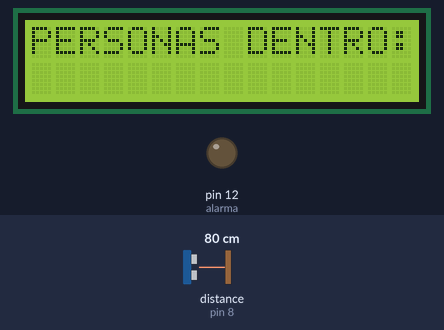
This sketch was run on a simulated Arduino Uno, built with avr-gcc and run on an emulated ATmega328P. Shown: 16×2 character LCD, output pins drawn as LEDs (lit = HIGH). Wiring (inferred from the names in the program): ultrasonic range finder: trigger pin 9; echo pin 8. The inputs (shaded band) are chosen by the test bench; at power-on: distance to the obstacle (sensor on pin 8) 80 cm. The echo pulse lasts 58.3 µs per cm; pins used as bus, display or sensor lines are not drawn; what the sketch prints to the serial monitor is not drawn.

Above: at 1.2 s.
1.3 s: distance to the obstacle (sensor on pin 8) set to 12 cm
3.2 s: distance to the obstacle (sensor on pin 8) set to 9 cm
At 4.9 s:
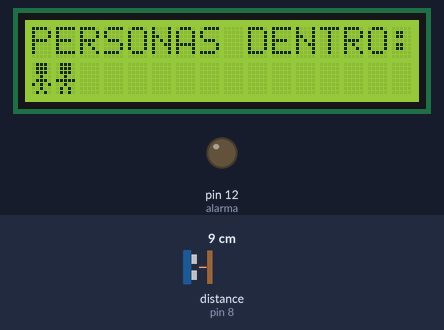
At 5.9 s:
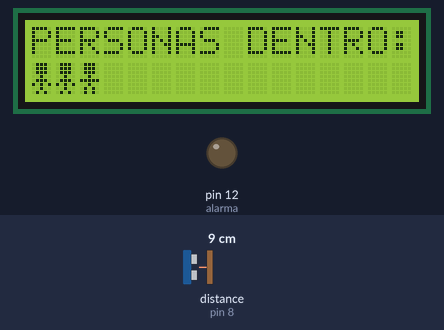
6.2 s: distance to the obstacle (sensor on pin 8) set to 5 cm
7.7 s: distance to the obstacle (sensor on pin 8) set to 9 cm
At 8.9 s:
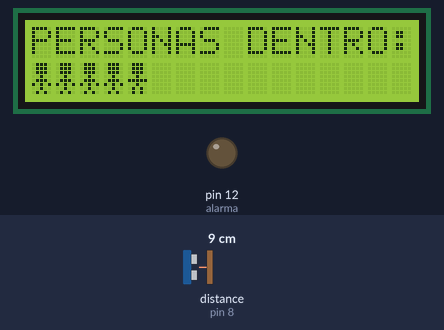
10.7 s: distance to the obstacle (sensor on pin 8) set to 2 cm
12.2 s: distance to the obstacle (sensor on pin 8) set to 9 cm
At 13.7 s:
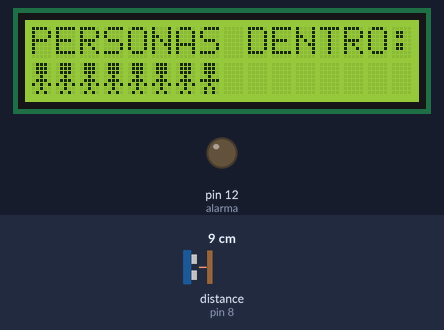
Timing chart, 0 to 15.2 s (numbered marks = the images above; inputs shaded):
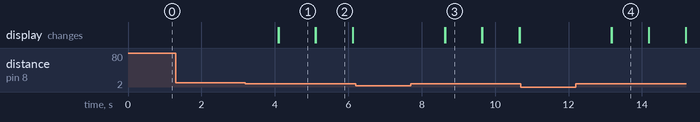

Measured:
- the behaviour switches between 11 and 10 cm on distance to the obstacle (sensor on pin 8) (found by bisection; images 0 and 1)
- after the input at 1.3 s, every drawn part: stays the same
- after the input at 3.2 s, the display: first changes after 0.89 s (image 1 shows a later state)
- after the input at 6.2 s, every drawn part: stays the same
- after the input at 7.7 s, the display: first changes after 0.93 s (image 3 shows a later state)
- after the input at 10.7 s, every drawn part: stays the same
- after the input at 12.2 s, the display: first changes after 0.97 s (image 4 shows a later state)
- what the display in image 1 shows lasts 1.0 s, from 4.1 s to 5.1 s

The sketch:

PRACTICA_6_Inciso_2.ino
```cpp
/*
   Fundacion Kinal
   Centro educativo tecnico laboral Kinal
   Quinto perito
   Quinto electronica
   Codigo Tecnico: EB5AM
   Curso: Taller de electronica digital y reparacion de computadoras I
   Proyecto: LCD Con ARDUINO
   Dev: Ricardo Estrada
*/
#include <LiquidCrystal.h>
#define RS 2
#define E 7
#define D4 6
#define D5 5
#define D6 4
#define D7 3
#define echo 8
#define trigger 9
#define alarma 12
int gente = 0;
int d;
int i;
LiquidCrystal Pantalla_Estrada (RS,E,D4,D5,D6,D7);

byte customChar1[] = {
  B01110,
  B01110,
  B01110,
  B00100,
  B01110,
  B10101,
  B00100,
  B01010
};
byte customChar2[] = {
  B01110,
  B01110,
  B01110,
  B00100,
  B11111,
  B00100,
  B01010,
  B01010
};
byte customChar3[] = {
  B01110,
  B01110,
  B01110,
  B00100,
  B01110,
  B11111,
  B11111,
  B11111
};

void setup() {
  Pantalla_Estrada.begin(16, 2);
  Pantalla_Estrada.clear();
  Pantalla_Estrada.createChar(1, customChar1);
  Pantalla_Estrada.createChar(2, customChar2);
    Pantalla_Estrada.createChar(3, customChar3);
   Serial.begin(9600);
   pinMode(alarma, OUTPUT);
  pinMode(trigger, OUTPUT);
  pinMode(echo, INPUT);
  Pantalla_Estrada.setCursor(0,0);
   Pantalla_Estrada.print("PERSONAS DENTRO:");
   digitalWrite(alarma, LOW);
}
void loop(){
  Serial.println(d);
  medicion();
  personas();

}
int medicion(){
  long t;
  digitalWrite(trigger, HIGH);
  delayMicroseconds(10);
  digitalWrite(trigger, LOW);
  t = pulseIn(echo, HIGH);
  d = t/59;
  delay(500);
  return d;
}
 void personas(){
    if((d >= 6) && (d < 10)){
      if(gente <= 15){
    gente++;
    int avance = gente -1;
    Pantalla_Estrada.setCursor(avance, 1);
    Pantalla_Estrada.write(1);
    delay(10);
    Pantalla_Estrada.write(2);
    Serial.print("Cantidad de personas: ");
    Serial.println(gente);
    delay(500);}
    if( gente >= 16){
    exceso();
      }
    }
    }
void exceso(){
      digitalWrite(alarma, HIGH);
      Pantalla_Estrada.setCursor(0,1);
      Pantalla_Estrada.print("CAPACIDAD MAXIMA");
      delay(1200);
      Pantalla_Estrada.setCursor(0,1);
      Pantalla_Estrada.print("   ALCANZADA ");
      Pantalla_Estrada.write(3);
      Pantalla_Estrada.write(3);
      Pantalla_Estrada.write(3);
      digitalWrite(alarma, LOW);
      delay(700);
      }
```
